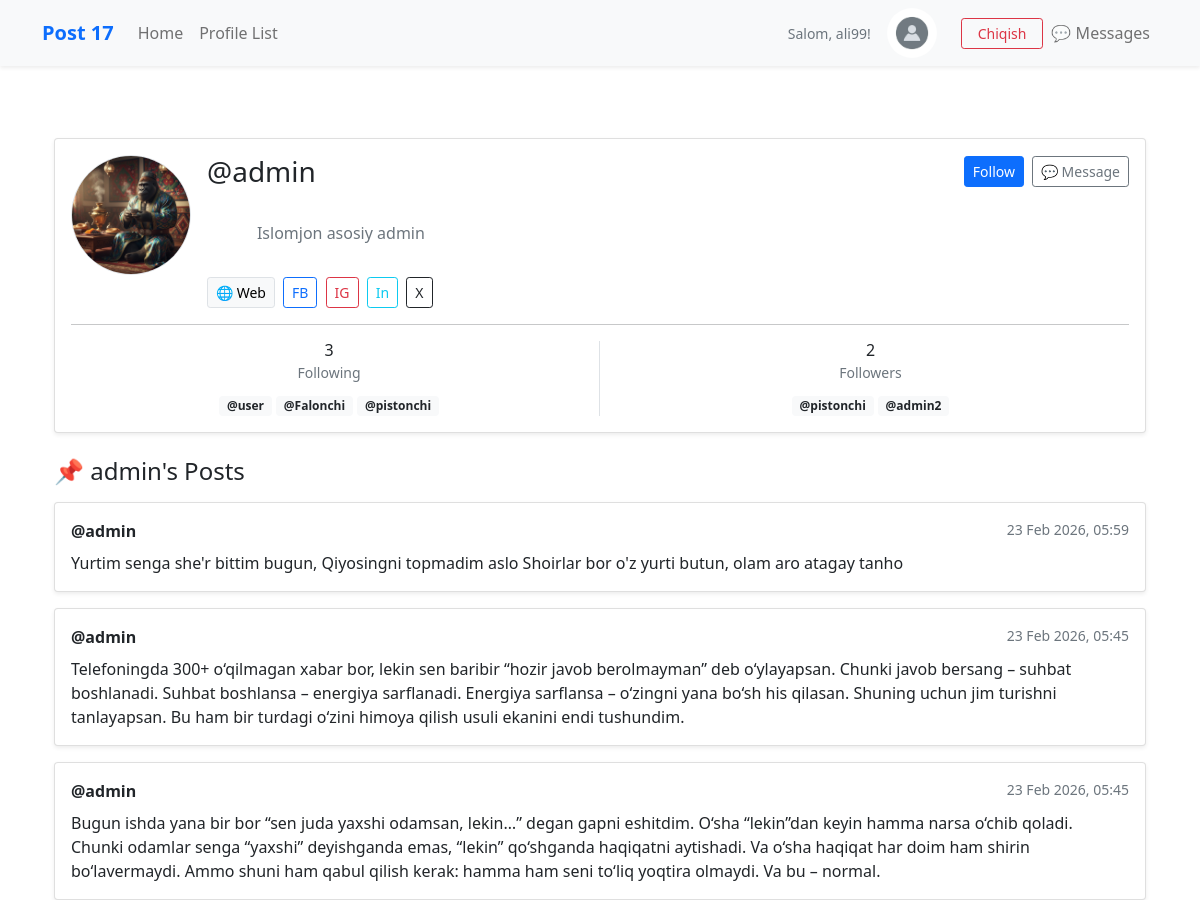
Page /profile/1 (signed in, upper part) on the earlier database version.
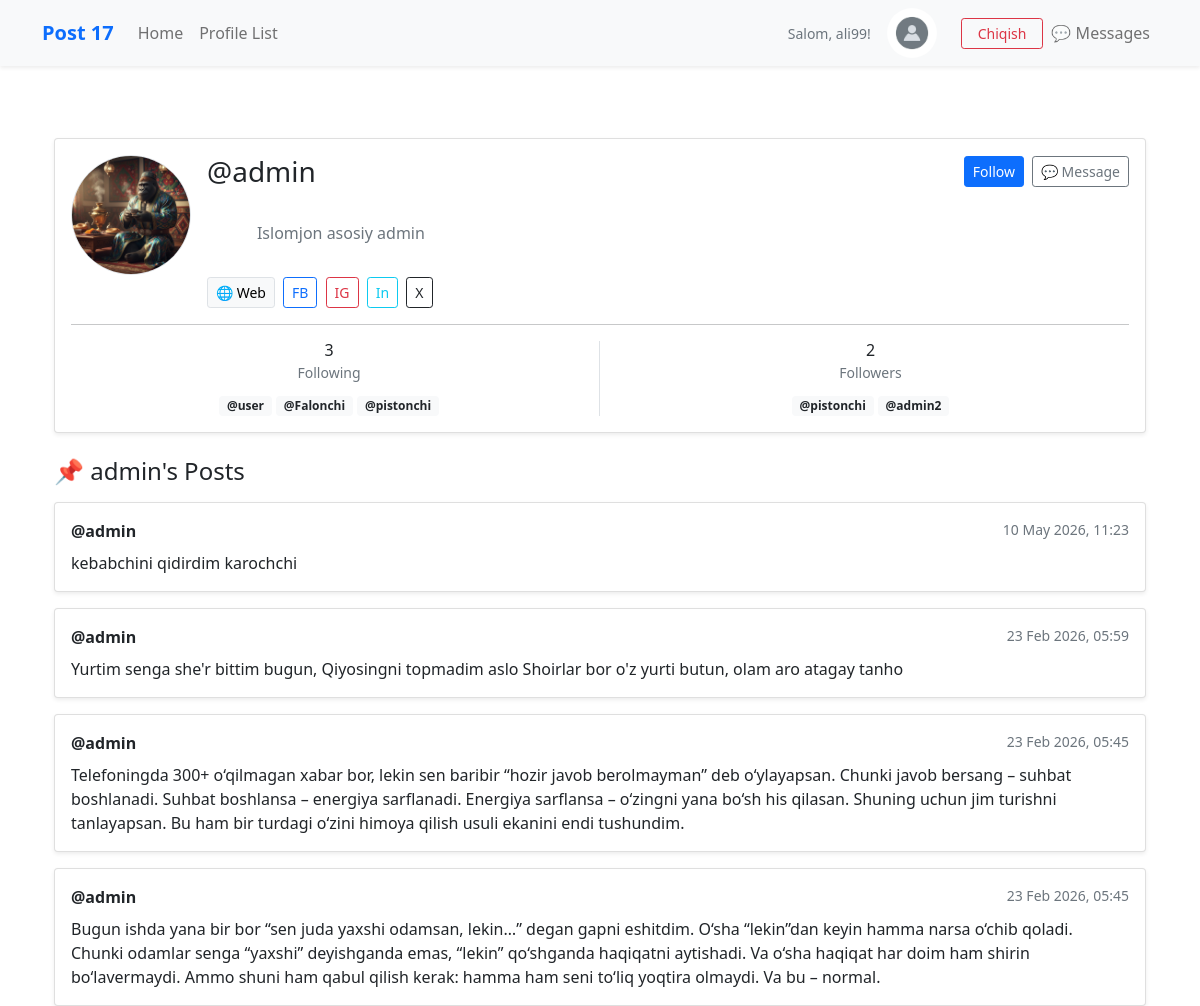
Same page on the later database version.
### postdayBackend/models.py (models this page shows, shortened)
class Profile(models.Model):
    user = models.OneToOneField(User, on_delete=models.CASCADE)
    bio = models.TextField(max_length=500, blank=True, null=True)
    profile_image = models.ImageField(null=True, blank=True, upload_to="images/")
    website_link = models.URLField(max_length=200, blank=True, null=True)
    facebook_link = models.URLField(max_length=200, blank=True, null=True)
    instagram_link = models.URLField(max_length=200, blank=True, null=True)
    linkedin_link = models.URLField(max_length=200, blank=True, null=True)
    twitter_link = models.URLField(max_length=200, blank=True, null=True)
    follows = models.ManyToManyField(
        "self",
        related_name="followed_by",
        symmetrical=False,
        blank=True
    )
    date_modified = models.DateTimeField(auto_now=True)

class PostNews(models.Model):
    user = models.ForeignKey(User, related_name="post", on_delete=models.CASCADE)
    body = models.CharField()
    created_at = models.DateTimeField(auto_now_add=True)
    likes = models.ManyToManyField(User, related_name="liked_posts", blank=True)

### postdayBackend/views.py (the view, shortened to what this page needs)
# urls.py: path("profile/<int:pk>", ProfileView.as_view(), name="profile"),
class ProfileView(View):
    def get(self, request, pk):
        if not request.user.is_authenticated:
            messages.error(request, "Ro'yxatdan o'tish talab etiladi")
            return redirect("home")
        try:
            profile = Profile.objects.get(user_id=pk)
            postnews = PostNews.objects.filter(user_id=pk).order_by("-created_at")
        except Profile.DoesNotExist:
            messages.error(request, "Bunday foydalanuvchi mavjud emas")
            return redirect("home")
        return render(
            request,
            "pages/profile.html",
            {"profile": profile, "postnews": postnews},
        )

### postdayBackend/templates/pages/profile.html (shortened to what the changed rows need)
{% extends 'base.html' %} {% load static %} {% block content %} {% if profile %}
<div class="container mt-4">
  <div class="card shadow-sm mb-4">
    <div class="card-body">
      <div class="row text-center">
        <div class="col-6 border-end">
          <div class="mt-2" style="max-height: 100px; overflow-y: auto">
            {% for following in profile.follows.all %}
            <a
              href="{% url 'profile' following.user.id %}"
              class="badge bg-light text-dark text-decoration-none"
            >
              @{{ following.user.username }}
            </a>
            {% empty %}
            <p class="small text-muted">Hech kimni kuzatmaydi</p>
            {% endfor %}
          </div>
        </div>
        <div class="col-6">
          <div class="mt-2" style="max-height: 100px; overflow-y: auto">
            {% for follower in profile.followed_by.all %}
            <a
              href="{% url 'profile' follower.user.id %}"
              class="badge bg-light text-dark text-decoration-none"
            >
              @{{ follower.user.username }}
            </a>
            {% empty %}
            <p class="small text-muted">Followerlar yo‘q</p>
            {% endfor %}
          </div>
        </div>
      </div>
    </div>
  </div>
  {% if postnews %} {% for post in postnews %}
  <div class="card mb-3 shadow-sm">
    <div class="card-body">
      <div class="d-flex justify-content-between mb-2">
        <strong>@{{ post.user.username }}</strong>
        <small class="text-muted">
          {{ post.created_at|date:"d M Y, H:i" }}
        </small>
      </div>
      <p class="mb-0">{{ post.body }}</p>
    </div>
  </div>
  {% endfor %} {% else %}
  <div class="alert alert-info">Bu foydalanuvchi hali post joylamagan</div>
  {% endif %}
</div>
{% endif %} {% endblock %}

Differences in the rows shown:
added PostNews: user.username "admin", created_at "10 May 2026, 11:23", body "kebabchini qidirdim karochchi"
